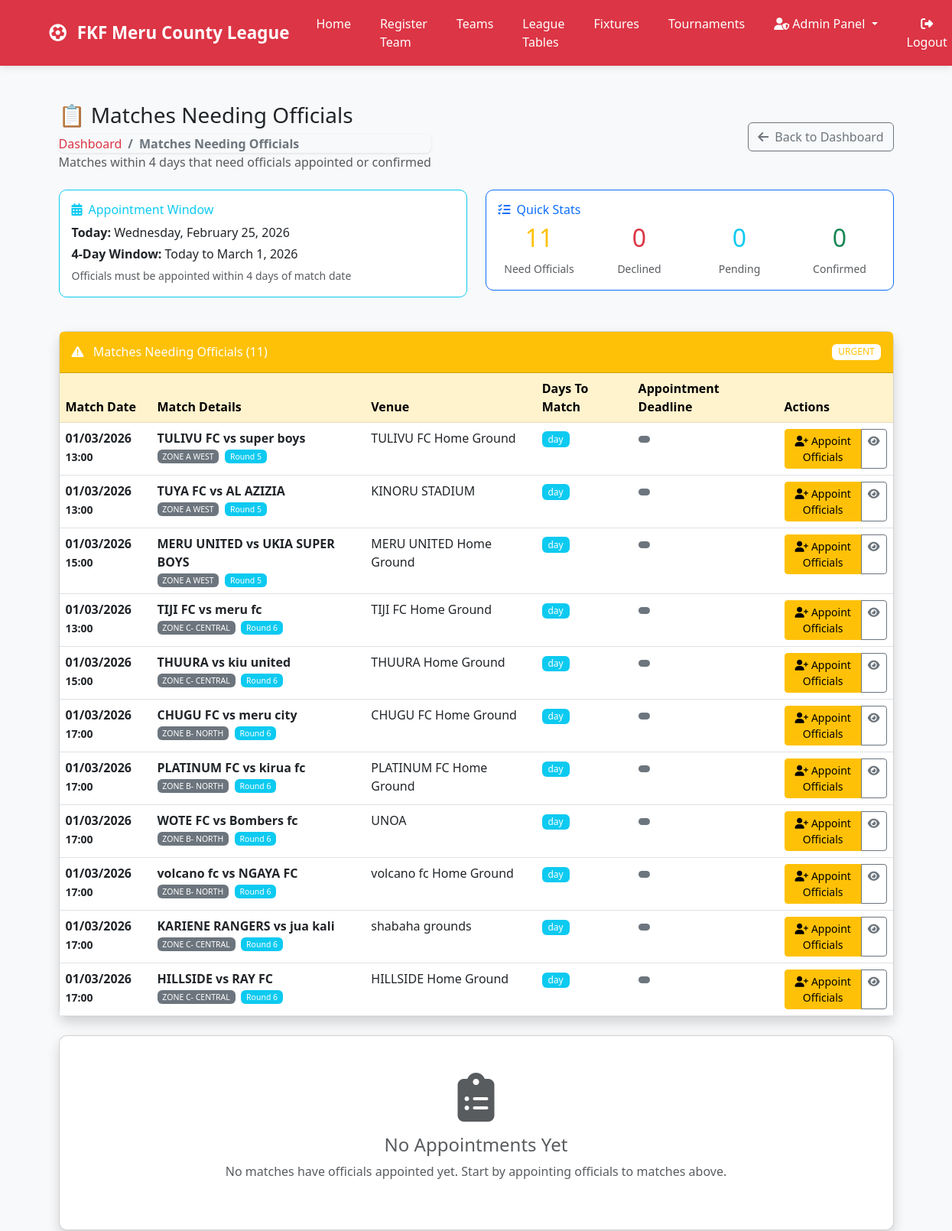
/referees/matches/needing-officials/ (signed in, upper part), run on an earlier commit of the app's database.
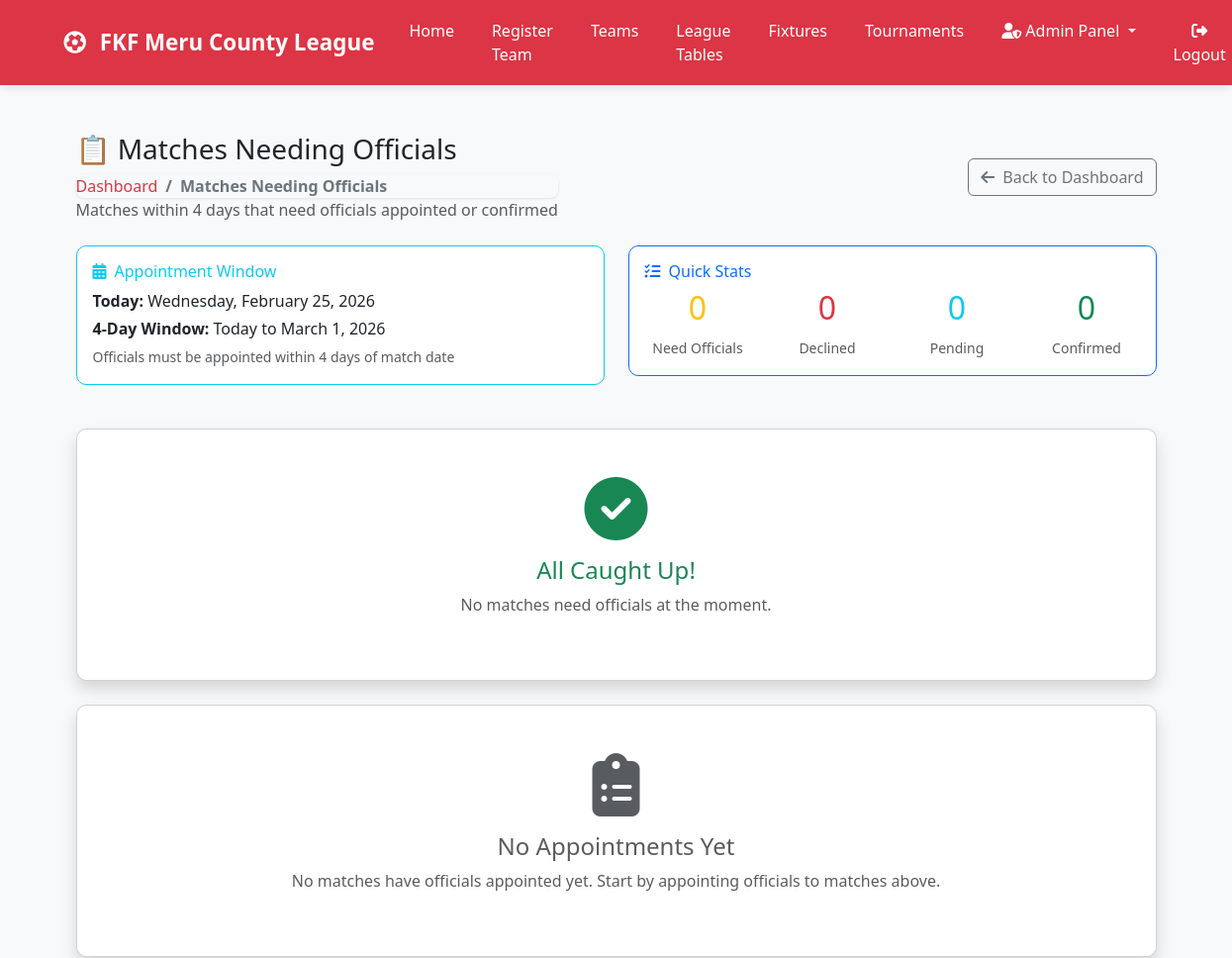
And on a later commit of the database.
### matches/models.py (models this page shows, shortened)
class Match(models.Model):
    STATUS_CHOICES = [
        ('scheduled', 'Scheduled'),
        ('live', 'Live'),
        ('ongoing', 'Ongoing'),
        ('completed', 'Completed'),
        ('postponed', 'Postponed'),
        ('cancelled', 'Cancelled'),
    ]
    home_team = models.ForeignKey(Team, on_delete=models.CASCADE, related_name='home_matches')
    away_team = models.ForeignKey(Team, on_delete=models.CASCADE, related_name='away_matches')
    zone = models.ForeignKey('teams.Zone', on_delete=models.CASCADE)
    round_number = models.IntegerField(default=1)
    match_date = models.DateTimeField()
    kickoff_time = models.CharField(
        max_length=5,
        blank=True,
        null=True,
        help_text="Format: HH:MM (e.g., 15:00 for 3 PM)"
    )
    venue = models.CharField(max_length=200)
    status = models.CharField(max_length=20, choices=STATUS_CHOICES, default='scheduled')
    start_time = models.DateTimeField(null=True, blank=True, help_text="Time when match went live.")
    home_score = models.IntegerField(default=0)
    away_score = models.IntegerField(default=0)
    referee = models.ForeignKey('referees.Referee', on_delete=models.SET_NULL, null=True, blank=True)
    assistant_referee_1 = models.ForeignKey('referees.Referee', on_delete=models.SET_NULL, null=True, blank=True, related_name='assistant_referee_1_matches')
    assistant_referee_2 = models.ForeignKey('referees.Referee', on_delete=models.SET_NULL, null=True, blank=True, related_name='assistant_referee_2_matches')
    created_at = models.DateTimeField(auto_now_add=True)
    updated_at = models.DateTimeField(auto_now=True)
    def __init__(self, *args, **kwargs):
        super().__init__(*args, **kwargs)
        if self.match_date and timezone.is_naive(self.match_date):
            self.match_date = timezone.make_aware(self.match_date)
    def __setattr__(self, name, value):
        if name == 'match_date' and value is not None:
            if hasattr(value, 'tzinfo') and timezone.is_naive(value):
                value = timezone.make_aware(value)
        super().__setattr__(name, value)

### teams/models.py (models this page shows, shortened)
class Team(models.Model):
    STATUS_CHOICES = [
        ('pending', 'Pending'),
        ('approved', 'Approved'),
        ('rejected', 'Rejected'),
        ('suspended', 'Suspended'),
    ]
    team_name = models.CharField(max_length=200, unique=True)
    team_code = models.CharField(max_length=20, unique=True, blank=True)
    logo = models.ImageField(upload_to='team_logos/', blank=True, null=True)
    location = models.CharField(max_length=200)
    home_ground = models.CharField(max_length=200)
    map_location = models.URLField(blank=True)
    latitude = models.DecimalField(max_digits=9, decimal_places=6, blank=True, null=True)
    longitude = models.DecimalField(max_digits=9, decimal_places=6, blank=True, null=True)
    contact_person = models.CharField(max_length=100)
    phone_number = models.CharField(
        max_length=13,
        unique=True,
        validators=[validate_kenya_phone],
        help_text="Must be +254 followed by 9 digits (e.g., +254712345678)"
    )
    email = models.EmailField(blank=True, unique=True)
    zone = models.ForeignKey(Zone, on_delete=models.SET_NULL, null=True, blank=True)
    status = models.CharField(max_length=20, choices=STATUS_CHOICES, default='pending')
    manager = models.ForeignKey(
        settings.AUTH_USER_MODEL,
        on_delete=models.SET_NULL,
        null=True,
        blank=True,
        related_name='managed_teams'
    )
    payment_status = models.BooleanField(default=False)
    payment_date = models.DateField(blank=True, null=True)
    home_jersey_color = models.CharField(max_length=50, blank=True, default='#dc3545')
    home_shorts_color = models.CharField(max_length=50, blank=True, default='#ffffff')
    home_socks_color = models.CharField(max_length=50, blank=True, default='#dc3545')
    away_jersey_color = models.CharField(max_length=50, blank=True, default='#ffffff')
    away_shorts_color = models.CharField(max_length=50, blank=True, default='#dc3545')
    away_socks_color = models.CharField(max_length=50, blank=True, default='#ffffff')
    third_jersey_color = models.CharField(max_length=50, blank=True)
    third_shorts_color = models.CharField(max_length=50, blank=True)
    third_socks_color = models.CharField(max_length=50, blank=True)
    gk_home_jersey_color = models.CharField(max_length=50, blank=True, default='#28a745')
    gk_home_shorts_color = models.CharField(max_length=50, blank=True, default='#28a745')
    gk_home_socks_color = models.CharField(max_length=50, blank=True, default='#28a745')
    gk_away_jersey_color = models.CharField(max_length=50, blank=True, default='#ffc107')
    gk_away_shorts_color = models.CharField(max_length=50, blank=True, default='#ffc107')
    gk_away_socks_color = models.CharField(max_length=50, blank=True, default='#ffc107')
    gk_third_jersey_color = models.CharField(max_length=50, blank=True)
    gk_third_shorts_color = models.CharField(max_length=50, blank=True)
    gk_third_socks_color = models.CharField(max_length=50, blank=True)
    kit_colors_set = models.BooleanField(default=False)
    kit_setup_prompt_shown = models.BooleanField(default=False)
    home_kit_image = models.ImageField(upload_to='kit_images/', blank=True, null=True,
                                      help_text="Upload home kit design/image")
    away_kit_image = models.ImageField(upload_to='kit_images/', blank=True, null=True,
                                      help_text="Upload away kit design/image")
    third_kit_image = models.ImageField(upload_to='kit_images/', blank=True, null=True,
                                       help_text="Upload third kit design/image")
    gk_home_kit_image = models.ImageField(upload_to='kit_images/', blank=True, null=True,
                                         help_text="Upload GK home kit design/image")
    gk_away_kit_image = models.ImageField(upload_to='kit_images/', blank=True, null=True,
                                         help_text="Upload GK away kit design/image")
    gk_third_kit_image = models.ImageField(upload_to='kit_images/', blank=True, null=True,
                                          help_text="Upload GK third kit design/image")
    registration_date = models.DateTimeField(auto_now_add=True)
    def __str__(self):
        return self.team_name
    class Meta:
        ordering = ['team_name']

class Zone(models.Model):
    name = models.CharField(max_length=100)
    description = models.TextField(blank=True)
    created_at = models.DateTimeField(auto_now_add=True)
    fixtures_generated = models.BooleanField(default=False)
    fixture_generation_date = models.DateTimeField(null=True, blank=True)
    season_start_date = models.DateField(null=True, blank=True)
    match_day_of_week = models.IntegerField(default=6, choices=[(6, 'Saturday'), (0, 'Sunday')])
    class Meta:
        ordering = ['name']

### referees/views.py (the view, shortened to what this page needs)
# urls.py: path('matches/needing-officials/', views.matches_needing_officials, name='matches_needing_officials'),
@login_required
@permission_required('referees.appoint_referees', raise_exception=True)
def matches_needing_officials(request):
    four_days_from_now = timezone.now() + timezone.timedelta(days=4)
    matches = Match.objects.filter(
        match_date__lte=four_days_from_now,
        match_date__gte=timezone.now(),
        status='scheduled'
    ).select_related('home_team', 'away_team', 'zone').prefetch_related('officials').order_by('round_number', 'match_date')
    needs_officials = []
    appointed_matches = []
    pending_confirmation = []
    confirmed_matches = []
    declined_appointments = []
    for match in matches:
        if not hasattr(match, 'officials') or match.officials is None:
            match.has_declined = False
            needs_officials.append(match)
    t_needs_officials = TournamentMatch.objects.filter(
        Q(officials__isnull=True) | Q(officials__status='PENDING'),
        status='scheduled',
        match_date__gte=timezone.now(),
    ).select_related(
        'tournament',
        'home_team__team', 'home_team__external_team',
        'away_team__team', 'away_team__external_team',
    ).order_by('match_date')
    t_appointed = TournamentMatch.objects.filter(
        officials__status__in=['APPOINTED', 'CONFIRMED'],
        status='scheduled',
        match_date__gte=timezone.now(),
    ).select_related(
        'tournament', 'officials',
        'home_team__team', 'home_team__external_team',
        'away_team__team', 'away_team__external_team',
    ).order_by('match_date')
    context = {
        'needs_officials': needs_officials,
        'appointed_matches': appointed_matches,
        'pending_confirmation': pending_confirmation,
        'confirmed_matches': confirmed_matches,
        'declined_appointments': declined_appointments,
        'declined_count': len(declined_appointments),
        'today': timezone.now().date(),
        'four_days_later': four_days_from_now.date(),
        'OFFICIAL_ROLES': MatchOfficials.OFFICIAL_ROLES,
        't_needs_officials': t_needs_officials,
        't_appointed': t_appointed,
    }
    return render(request, 'referees/matches_needing_officials.html', context)

### templates/referees/matches_needing_officials.html (shortened to what the changed rows need)
{% extends 'base.html' %}
{% load static %}
{% block content %}
<div class="container-fluid py-4">
    <div class="d-flex justify-content-between align-items-center mb-4">
        <div>
            <h1 class="h3 mb-2 text-gray-800">📋 Matches Needing Officials</h1>
        </div>
    </div>
    <div class="row mb-4">
        <div class="col-md-6">
            <div class="card border-primary">
                <div class="card-body">
                    <div class="row text-center">
                        <div class="col-3">
                            <h2 class="text-warning">{{ needs_officials|length }}</h2>
                            <small class="text-muted">Need Officials</small>
                        </div>
                        <div class="col-3">
                            <h2 class="text-danger">{{ declined_count }}</h2>
                        </div>
                        <div class="col-3">
                            <h2 class="text-info">{{ pending_confirmation|length }}</h2>
                        </div>
                        <div class="col-3">
                            <h2 class="text-success">{{ confirmed_matches|length }}</h2>
                        </div>
                    </div>
                </div>
            </div>
        </div>
    </div>
    {% if needs_officials %}
    <div class="card shadow mb-4">
        <div class="card-header py-3 d-flex justify-content-between align-items-center bg-warning">
            <h6 class="m-0 font-weight-bold text-white">
                <i class="fas fa-exclamation-triangle me-2"></i>
                Matches Needing Officials ({{ needs_officials|length }})
            </h6>
            <span class="badge bg-white text-warning">URGENT</span>
        </div>
        <div class="card-body p-0">
            <div class="table-responsive">
                <table class="table table-hover mb-0">
                    <thead class="table-warning">
                        <tr>
                            <th width="120">Match Date</th>
                            <th>Match Details</th>
                            <th>Venue</th>
                            <th>Days To Match</th>
                            <th>Appointment Deadline</th>
                            <th width="150">Actions</th>
                        </tr>
                    </thead>
                    <tbody>
                        {% for match in needs_officials %}
                        <tr {% if match.has_declined %}class="table-danger"{% endif %}>
                            <td class="fw-bold">
                                {{ match.match_date|date:"d/m/Y" }}<br>
                                <small>{{ match.kickoff_time|default:"TBD" }}</small>
                            </td>
                            <td>
                                <div class="fw-bold">{{ match.home_team }} vs {{ match.away_team }}</div>
                                <div class="small text-muted">
                                    <span class="badge bg-secondary">{{ match.zone.name }}</span>
                                    <span class="badge bg-info ms-1">Round {{ match.round_number }}</span>
                                </div>
                            </td>
                            <td>{{ match.venue }}</td>
                            <td>
                                {% with days_to_match=match.match_date|timeuntil:today %}
                                <span class="badge {% if days_to_match.days <= 2 %}bg-danger{% elif days_to_match.days <= 4 %}bg-warning{% else %}bg-info{% endif %}">
                                    {{ days_to_match.days }} day{{ days_to_match.days|pluralize }}
                                </span>
                                {% endwith %}
                            </td>
                            <td>
                                {% with deadline=match.match_date|add:"-4 days" %}
                                <span class="badge {% if deadline <= today %}bg-danger{% else %}bg-secondary{% endif %}">
                                </span>
                                {% endwith %}
                            </td>
                            <td>
                                <div class="btn-group btn-group-sm w-100">
                                    <a href="{% url 'referees:appoint_match_officials' match.id %}" class="btn btn-warning flex-fill">
                                        <i class="fas fa-user-plus me-1"></i>Appoint Officials
                                    </a>
                                    <a href="{% url 'matches:match_details' match.id %}" class="btn btn-outline-secondary">
                                        <i class="fas fa-eye"></i>
                                    </a>
                                </div>
                            </td>
                        </tr>
                        {% endfor %}
                    </tbody>
                </table>
            </div>
        </div>
    </div>
    {% else %}
    <div class="card shadow mb-4">
        <div class="card-body text-center py-5">
            <i class="fas fa-check-circle fa-4x text-success mb-3"></i>
            <h4 class="text-success">All Caught Up!</h4>
            <p class="text-muted">No matches need officials at the moment.</p>
        </div>
    </div>
    {% endif %}
</div>
{% endblock %}

What changed in the data, as far as the page shows it:
removed Match: match_date "01/03/2026", kickoff_time "13:00", home_team "TULIVU FC", away_team "super boys", zone.name "ZONE A WEST", round_number "5", venue "TULIVU FC Home Ground"
removed Match: match_date "01/03/2026", kickoff_time "13:00", home_team "TUYA FC", away_team "AL AZIZIA", zone.name "ZONE A WEST", round_number "5", venue "KINORU STADIUM"
removed Match: match_date "01/03/2026", kickoff_time "15:00", home_team "MERU UNITED", away_team "UKIA SUPER BOYS", zone.name "ZONE A WEST", round_number "5", venue "MERU UNITED Home Ground"
removed Match: match_date "01/03/2026", kickoff_time "13:00", home_team "TIJI FC", away_team "meru fc", zone.name "ZONE C- CENTRAL", round_number "6", venue "TIJI FC Home Ground"
removed Match: match_date "01/03/2026", kickoff_time "15:00", home_team "THUURA", away_team "kiu united", zone.name "ZONE C- CENTRAL", round_number "6", venue "THUURA Home Ground"
removed Match: match_date "01/03/2026", kickoff_time "17:00", home_team "CHUGU FC", away_team "meru city", zone.name "ZONE B- NORTH", round_number "6", venue "CHUGU FC Home Ground"
removed Match: match_date "01/03/2026", kickoff_time "17:00", home_team "PLATINUM FC", away_team "kirua fc", zone.name "ZONE B- NORTH", round_number "6", venue "PLATINUM FC Home Ground"
removed Match: match_date "01/03/2026", kickoff_time "17:00", home_team "WOTE FC", away_team "Bombers fc", zone.name "ZONE B- NORTH", round_number "6", venue "UNOA"
removed Match: match_date "01/03/2026", kickoff_time "17:00", home_team "volcano fc", away_team "NGAYA FC", zone.name "ZONE B- NORTH", round_number "6", venue "volcano fc Home Ground"
removed Match: match_date "01/03/2026", kickoff_time "17:00", home_team "KARIENE RANGERS", away_team "jua kali", zone.name "ZONE C- CENTRAL", round_number "6", venue "shabaha grounds"
removed Match: match_date "01/03/2026", kickoff_time "17:00", home_team "HILLSIDE", away_team "RAY FC", zone.name "ZONE C- CENTRAL", round_number "6", venue "HILLSIDE Home Ground"
Also different on the page:
{{ needs_officials|length }}: "11" → "0"
{{ needs_officials|length }}: "11" → (not shown)
text no longer shown: "Matches Needing Officials ( ) URGENT Match Date Match Details Venue Days To Match Appointment Deadline Actions"
text now shown: "All Caught Up! No matches need officials at the moment."
